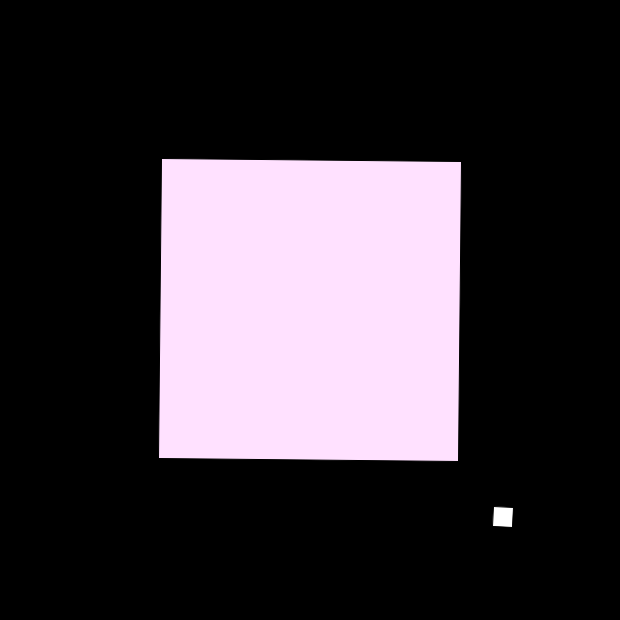
Frame 1 (no input)
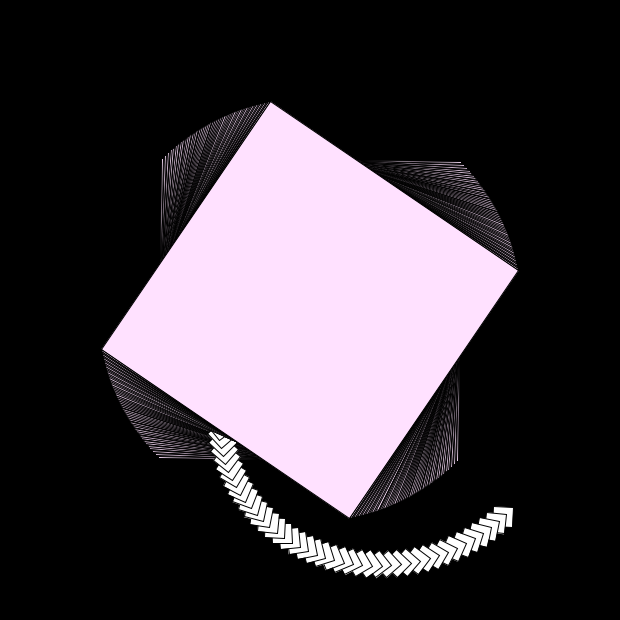
Frame 60 (the mouse pressed at the canvas centre just before this capture)
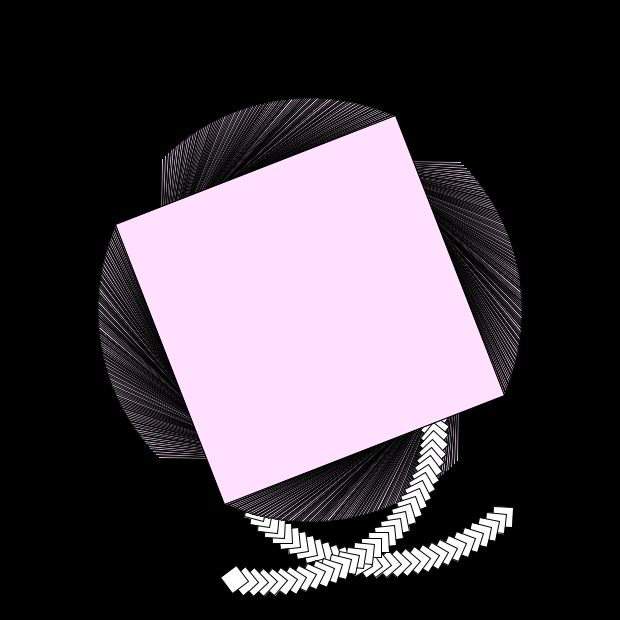
Frame 120 (the mouse held since frame 60 and released just before this capture)

The Processing sketch that drew these frames (run headless with seeded random() and noise(); from frame 60 on, the mouse is pressed at the canvas centre):

// Processing sketch: processing_38967
// ── processing_38967.pde

// 09/23/11
// Ben Light
// bl1236@nyu.edu
// ICM Week 2
// Spinning square with smaller square rotating around it.  Clicking the left mouse button will change 
// the colors of the squares.  Clicking the right will change the rotation of the spin and reset the colors 
// to white

float rotIndex;
float speed = 10;

float widthAlpha;
float heightAlpha;

float widthOmega;
float heightOmega;

int direction;
int colorChange;

void setup(){
  
  size(620, 620);  //size of sketch
  background(0);  // color of background
  smooth();
  
  rotIndex = 0;
  direction = 1;
  colorChange = 255;
  
  widthAlpha = 300;  //width of large rectangle
  heightAlpha = 300;  // height of large rectangle
  
  widthOmega = 20;  // width of small rectangle
  heightOmega = 20;  // height of small rectabgle
  
}


void draw(){
  
  rotIndex += 0.005;  //the number being added controls the speed of the rotation
  
  pushMatrix();
  
    // Big Rectangle
    speed = 2;
    fill(255,255,colorChange);  //color of rectangle changed by right mouse click
    translate(width/2, height/2);  //determines the position of the rectangle, if divided by 2 it is in the center
    rotate(rotIndex * speed * direction);  //controls speed of rectangle
    rectMode(CENTER);
    rect(0, 0, widthAlpha,heightAlpha);  //size of rectangle
    
    // Small Square
    speed = 10;
    fill(255,255,colorChange);  //color of rectangle changed by right mouse click
    translate(100, 100);   //determines the position of the small rectangle
    rotate(rotIndex * speed * direction);  //controls the speed of the rotation of small square
    rect(100,100, widthOmega,heightOmega);  //size of small square
  
  popMatrix();
    // Big Rectangle needs to be re draw due to small square over lap
    speed = 2;
    fill(255,225,colorChange);  //color of rectangle changed by right mouse click
    translate(width/2, height/2);  //determines the position of the rectangle, if divided by 2 it is in the center
    rotate(rotIndex * speed * direction);  //controls speed of rectangle
    rectMode(CENTER);
    rect(0, 0, 300,300);  //size of rectangle
  
  
}

void mousePressed() {
  if (mouseButton == RIGHT) {
    direction = direction * -1;
  }
  if (mouseButton == LEFT) {
    colorChange = colorChange - 2;
  } else {
    colorChange = 255;
  }
}
